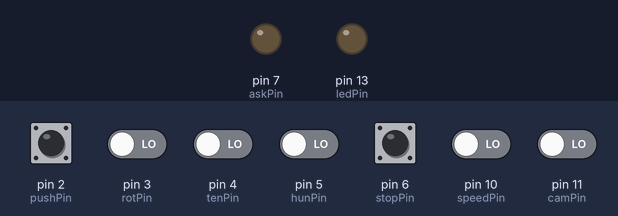
A sketch run on a simulated Arduino Leonardo, built with avr-gcc and run on an emulated ATmega32U4. Shown: output pins drawn as LEDs (lit = HIGH). Dashed ring = blinking. Inputs (shaded band) come from the test bench; at power-on: pin 2 (pushPin), pin 3 (rotPin), pin 4 (tenPin), pin 5 (hunPin), pin 6 (stopPin), pin 10 (speedPin), pin 11 (camPin) LOW. USB keyboard and mouse output is not drawn.

Above: at 1.3 s.
1.4 s: pin 2 (pushPin) pulled HIGH for 0.15 s
At 3.3 s:
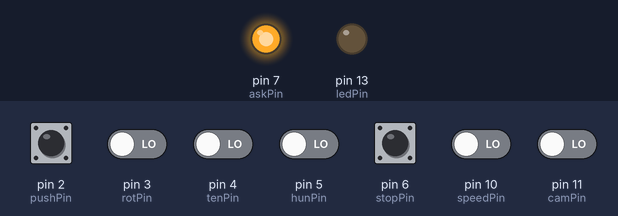
4.1 s: pin 2 (pushPin) driven HIGH and pin 10 (speedPin) driven HIGH
At 4.46 s:
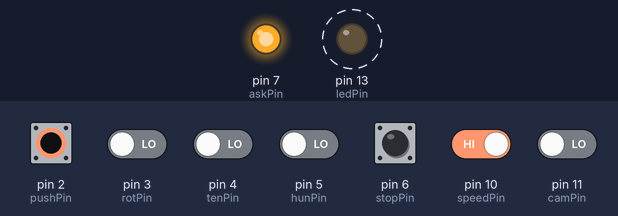
7.1 s: pin 10 (speedPin) driven LOW
At 8.0 s:
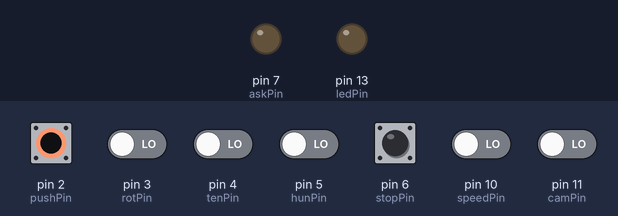
10.1 s: pin 11 (camPin) driven HIGH
At 11.4 s:
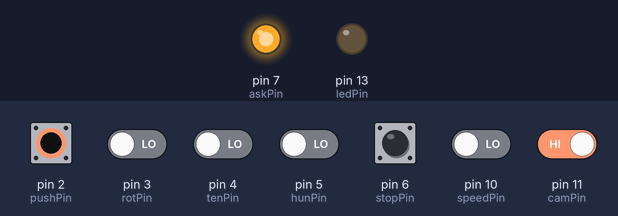
13.1 s: pin 11 (camPin) driven LOW
At 13.7 s:
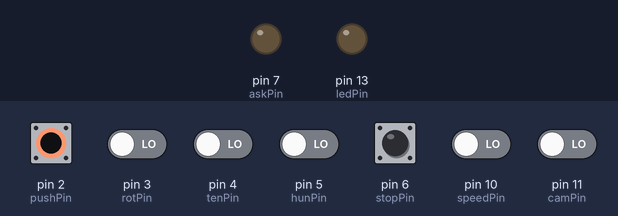
16.1 s: pin 2 (pushPin) driven LOW
At 16.8 s:
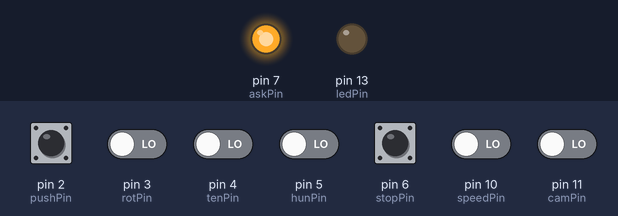
Timing chart, 0 to 18.9 s (numbered marks = the images above; inputs shaded):
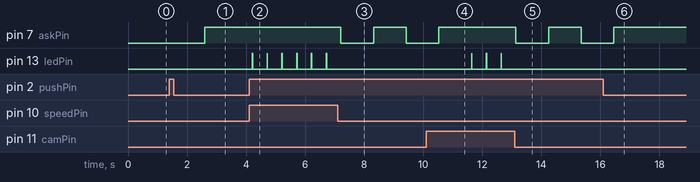

The sketch:

ask_pi_fast.ino
```cpp
/* Bholanath 2A stepper motor driver controller

 check for push button input and send output pulses accordingly

 ask_pi_fast modified from ask_pi_soft
  - Hari Nandakumar 31 Mar 2018
  - delayMicroseconds in the loop, testing fastest capture times


 ask_pi_soft - 20 Feb 2018
 G R Rohith & Swaroop P
  - include keyboard.h


 bhola2 created 2016-06-14
 Hari Nandakumar + K S Adithya

 bhola3 modified from bhola2 on 2017-08-11 using code from
 https://www.arduino.cc/en/Tutorial/ButtonMouseControl
 sending a mouse click whenever a capture is needed.

 Modified from this example code in the public domain.

 http://www.arduino.cc/en/Tutorial/BlinkWithoutDelay
 */

// #include "Mouse.h"
#include "Keyboard.h"

// constants won't change. Used here to set a pin number :
const int ledPin = 13;      // the number of the LED pin - output PUL
const int stopPin = 06;
const int pushPin = 02;      //  input for single step
const int rotPin = 03;      //  input for rotation
const int tenPin = 04;     //  input for ten operation
const int hunPin = 05;     //  input for hundred operation
const int speedPin = 10;
const int trigPin = 12;   // used in bhola2 for camera trigger
const int camPin = 11;
const int askPin = 07;     //used to control ASK modulation of function generator

// Variables will change :
int ledState = LOW;             // ledState used to set the LED
int rotState = LOW;
int tenState = LOW;
int hunState = LOW;
int pushState = LOW;
int stopState = HIGH;
int speedState = LOW;
int trigState = LOW;
int camState = LOW;
unsigned long i = 0;
unsigned long inneri = 0;
unsigned long  pulseNos = 0;
unsigned long currentMillis = 700;
unsigned long previousMillis = 0;


void setup() {
  // set the digital pin as output:
  pinMode(ledPin, OUTPUT);
  pinMode(pushPin, INPUT);
  pinMode(rotPin, INPUT);
  pinMode(tenPin, INPUT);
  pinMode(hunPin, INPUT);
  pinMode(stopPin, INPUT);
  pinMode(speedPin, INPUT);
  pinMode(trigPin, OUTPUT);
  pinMode(camPin, INPUT);
  pinMode(askPin, OUTPUT);
  // initialize mouse control:
  //Mouse.begin();
  Keyboard.begin();
}

void loop()
{
  if (currentMillis - previousMillis >= 500)
  {

    previousMillis = currentMillis;

    pushState = digitalRead(pushPin);
    rotState = digitalRead(rotPin);
    tenState = digitalRead(tenPin);
    hunState = digitalRead(hunPin);
    speedState = digitalRead(speedPin);
    camState = digitalRead(camPin);

    // first set the number of steps to move
    // depending on the DIP switches

    if (rotState == HIGH) {
          if (tenState == HIGH) {
            if (hunState == HIGH) {
              pulseNos = 800000;  // 800 microsteps x 1000 rotations
            }
            else pulseNos = 8000; // 800 microsteps x 10 rotations
          } else if (hunState == HIGH) pulseNos = 80000; // 800 microsteps x 100 rotations
          else pulseNos = 800; // 1 revolution
        } else {                  //rotState is LOW
          if (tenState == HIGH) {
            if (hunState == HIGH) {
              pulseNos = 1000;  // 1000 steps
            }
            else pulseNos = 10; // 10 steps
          } else if (hunState == HIGH) pulseNos = 100; // 100 steps
          else pulseNos = 1; // 1 microstep
        }


     if (pushState == HIGH) { //start processing the pulses if push switch pressed
      // if speedState is HIGH, just send the pulses, no clicks
      if (speedState == HIGH) {

          for (i = 0; i < pulseNos; i++) {
            digitalWrite(ledPin, HIGH);
            delay(10);
            digitalWrite(ledPin, LOW);
            delay(40);

            stopState = digitalRead(stopPin);
            if (stopState == LOW) {
              break;
            }
          }
        }// this is if speedState is high
       else { // if speedState is low check camState

        if (camState == HIGH) { // then 10 clicks per pulse
          for (i = 0; i < pulseNos; i++) {
            digitalWrite(ledPin, HIGH);
            delay(10);
            digitalWrite(ledPin, LOW);
            delay(10);
            delay(300);
            /*digitalWrite(trigPin, HIGH);
            delay(300);
            digitalWrite(trigPin, LOW);
            delay(1500);
            repeated 10 times;*/
            /* Mouse.click(); changed to keyboard
            delay(300);
            Mouse.click();
            delay(300);
            Mouse.click();
            delay(300);
            Mouse.click();
            delay(300);
            Mouse.click();
            delay(300);
            Mouse.click();
            delay(300);
            Mouse.click();
            delay(300);
            Mouse.click();
            delay(300);
            Mouse.click();
            delay(300);
            Mouse.click();
            delay(300); */

            stopState = digitalRead(stopPin);
            if (stopState == LOW) {
              break;
            }
          } // end for loop
        } // end if camstate high

        else { // camstate is low, only a single click per pulse


          for (i = 0; i < pulseNos; i++) {

            digitalWrite(askPin, LOW);
            delayMicroseconds(10);

            Keyboard.press('s');
            delay(5);
            Keyboard.release('s');
            delay(100);
            // wait for capture to complete
            // delay of 100 ms works well with 50 ms exp time.


          //translate by pi - for ask, comment this out
          // for 850 nm, pi shift = 850 / 4 = 212.5
          // with 39.0625 nm steps,
          // 5.44 = 6 steps

//           for (inneri=0; inneri<6; inneri++) {
//              digitalWrite(ledPin, HIGH);
//              delayMicroseconds(10);
//              delay(1);
//              digitalWrite(ledPin, LOW);
//              delayMicroseconds(10);
//              delay(1);
//            }
//
            delay(1000);
            // wait for motor to complete

            /*digitalWrite(trigPin, HIGH);
            delay(300);
            digitalWrite(trigPin, LOW);
            delay(1500);*/

           // Mouse.click();

            digitalWrite(askPin, HIGH);
            delayMicroseconds(10);
           // Mouse.click();
           Keyboard.press('b');
           delay(5);
           Keyboard.release('b');
           delay(100);
           // wait for capture to complete

           // translate by 5 microns minus the pi shift
           // 5 microns = 128 steps
           // subtract from 128 the number of steps in previous inner loop.

           for (inneri=0; inneri<1; inneri++) {
              digitalWrite(ledPin, HIGH);
              delayMicroseconds(10);
              delay(1);
              digitalWrite(ledPin, LOW);
              delayMicroseconds(10);
              delay(1);
            }
           delay(1000);
           // wait for motor to complete.

            stopState = digitalRead(stopPin);
            if (stopState == LOW) {
              break;
            }
            // if using single click to capture sequences, add appropriate delay below by uncommenting.
            //delay(1);
          } // end for loop
        } // end of else camstate is low
      } // end of else speedstate is low
    } // end of if statement of push switch
  } // end of millis if statement
  currentMillis = millis();
} // end of loop
```

Measured:
- after the input at 1.4 s, pin 7 (askPin): LOW → HIGH after 1.2 s
- after the input at 4.1 s, pin 13 (ledPin): alternates HIGH for 0.01 s and LOW for 0.49 s, starting after 0.12 s
- after the input at 7.1 s, pin 7 (askPin): HIGH → LOW after 0.11 s, → HIGH 1.1 s later, → LOW 1.1 s later; pin 13 (ledPin): stops changing and stays LOW
- after the input at 10.1 s, pin 7 (askPin): goes on until 10.5 s, then stays HIGH; pin 13 (ledPin): alternates HIGH for 0.01 s and LOW for 0.49 s, starting after 1.5 s
- after the input at 13.1 s, pin 7 (askPin): HIGH → LOW at once, → HIGH 1.1 s later, → LOW 1.1 s later; pin 13 (ledPin): stops changing and stays LOW
- after the input at 16.1 s, pin 7 (askPin): goes on until 16.5 s, then stays HIGH
